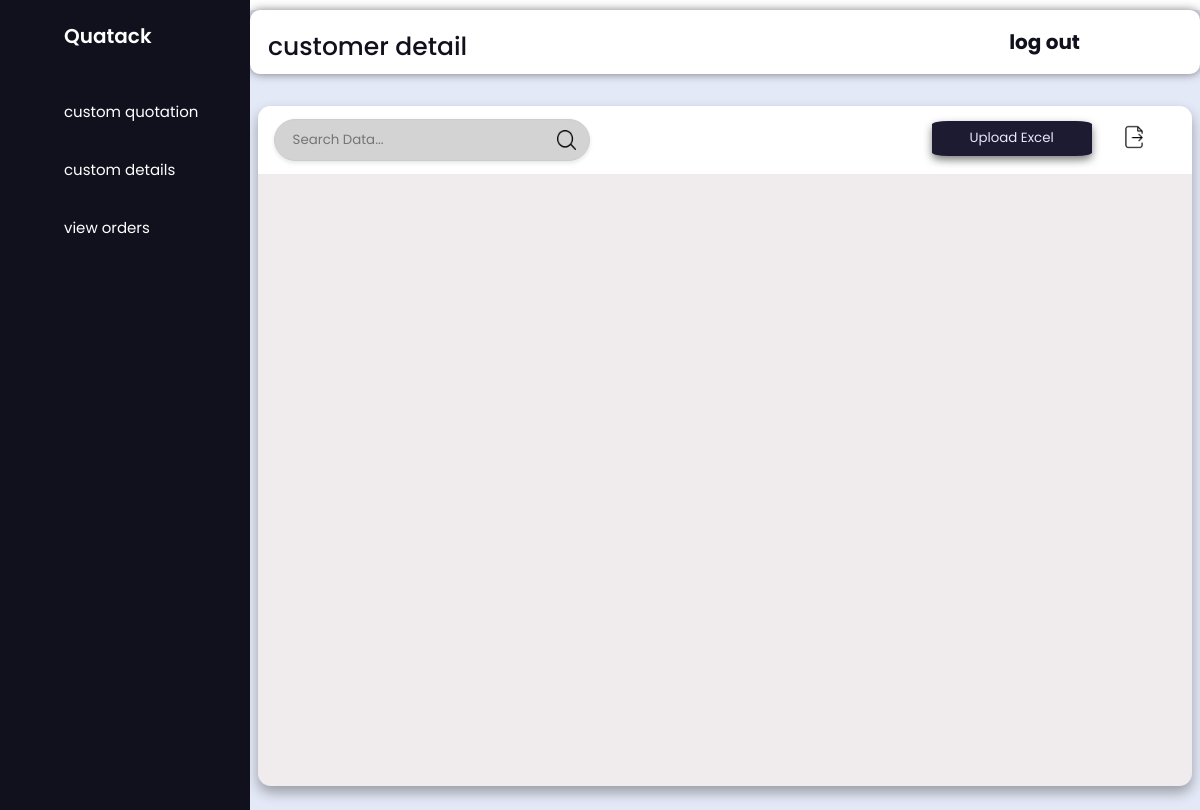
/staff/staff_customer_details/, run on an earlier commit of the app's database.
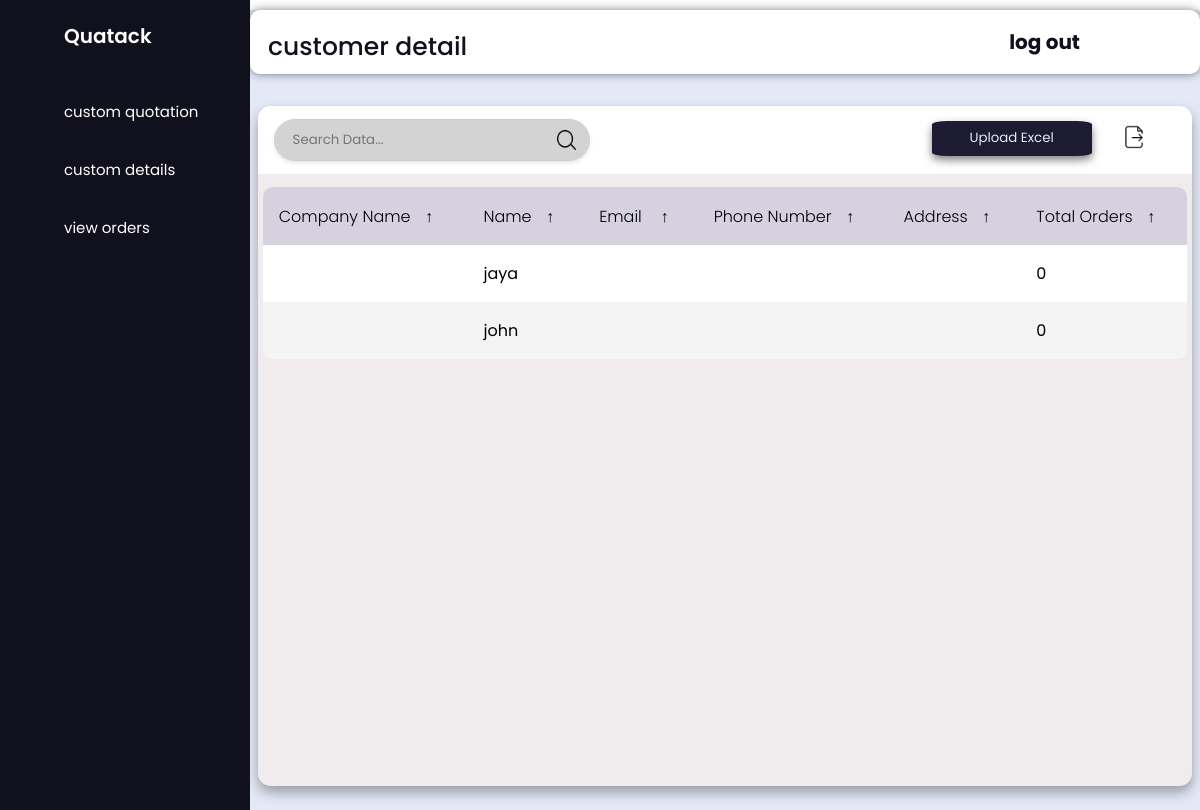
And on a later commit of the database.
### customer/models.py (models this page shows, shortened)
class CustomerDetail(models.Model):
    user = models.OneToOneField(User, on_delete=models.CASCADE, related_name='customer_detail')
    customer_name = models.CharField(max_length=100)
    company_name = models.CharField(max_length=100)
    address = models.CharField(max_length=255)
    contact_number = models.CharField(max_length=15)
    email = models.EmailField()
    total_orders = models.IntegerField(default=0)
    cancel_orders = models.IntegerField(default=0)
    delivered_orders = models.IntegerField(default=0)

### staff/views.py (the view, shortened to what this page needs)
# urls.py: path('staff_customer_details/',views.staff_customer_details,name='s_customer_details'),
def staff_customer_details(request):
    addstaff =  CustomerDetail.objects.all()
    li_staffs = {"add_staff":addstaff}
    return render(request,'staff_management/staffcustomdetail.html',context=li_staffs)

### templates/staff_management/staffcustomdetail.html (shortened to what this page needs)
{% extends 'staff_management/staff_home.html'%}
{% block content %}
{% load static%}
<div class="header"><span class="text" >customer detail</span><a href="{% url 'staff_logout' %}">log out</a></div>
<main class="table" id="customers_table">
        <section class="table__header">
            <div class="input-group">
                <input type="search" placeholder="Search Data...">
                <img src="{% static 'media/search.png' %}" alt="">
            </div>
            <div class="grp">
                <div class="upload">
                  <button id="uploadButton">Upload Excel</button>
                </div>
            <div class="export__file">
                <label for="export-file" class="export__file-btn" title="Export File"></label>
            </div>
            </div>
        </section>
        <section class="table__body">
            {% if  add_staff %}
            <table>
                <thead>
                    <tr>
                        <th> Company Name<span class="icon-arrow">&UpArrow;</span></th>
                        <th> Name<span class="icon-arrow">&UpArrow;</span></th>
                        <th> Email <span class="icon-arrow">&UpArrow;</span></th>
                        <th> Phone number<span class="icon-arrow">&UpArrow;</span></th>
                        <th>Address<span class="icon-arrow">&UpArrow;</span></th>
                        <th> total orders<span class="icon-arrow">&UpArrow;</span></th>
                    </tr>
                </thead>
                <tbody>
                    {% for i in add_staff %}
                    <tr>
                        <td>{{i.company_name}}</td>
                        <td>{{i.user.username}}</td>
                        <td>{{i.email}}</td>
                        <td>{{i.contact_number}}</td>
                        <td>{{i.address}}</td>
                        <td>{{i.total_orders}}</td>
                    </tr>
                    {% endfor %}
                    {% endif %}
                    </tbody>
            </table>
        </section>
    </main>
 {% endblock content %}

What changed in the data, as far as the page shows it:
added CustomerDetail: user.username "jaya", total_orders "0"
added CustomerDetail: user.username "john", total_orders "0"
Also different on the page:
text now shown: "Company Name ↑ Name ↑ Email ↑ Phone Number ↑ Address ↑ Total Orders ↑"
